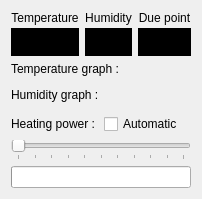
      <widget class="QWidget" name="tab_Weather">
       <attribute name="title">
        <string>Weather</string>
       </attribute>
       <layout class="QVBoxLayout" name="verticalLayout_5">
        <property name="sizeConstraint">
         <enum>QLayout::SetDefaultConstraint</enum>
        </property>
        <item>
         <layout class="QGridLayout" name="gridLayout_3">
          <property name="verticalSpacing">
           <number>3</number>
          </property>
          <item row="0" column="1">
           <widget class="QLabel" name="label_Humidity">
            <property name="text">
             <string>Humidity</string>
            </property>
            <property name="alignment">
             <set>Qt::AlignCenter</set>
            </property>
           </widget>
          </item>
          <item row="0" column="0">
           <widget class="QLabel" name="label_Temperature">
            <property name="text">
             <string>Temperature</string>
            </property>
            <property name="alignment">
             <set>Qt::AlignCenter</set>
            </property>
           </widget>
          </item>
          <item row="1" column="1">
           <widget class="QLabel" name="label_WeatherHumidity">
            <property name="palette">
             <palette>
              <active>
               <colorrole role="WindowText">
                <brush brushstyle="SolidPattern">
                 <color alpha="255">
                  <red>255</red>
                  <green>0</green>
                  <blue>0</blue>
                 </color>
                </brush>
               </colorrole>
               <colorrole role="Base">
                <brush brushstyle="SolidPattern">
                 <color alpha="255">
                  <red>255</red>
                  <green>255</green>
                  <blue>255</blue>
                 </color>
                </brush>
               </colorrole>
               <colorrole role="Window">
                <brush brushstyle="SolidPattern">
                 <color alpha="255">
                  <red>0</red>
                  <green>0</green>
                  <blue>0</blue>
                 </color>
                </brush>
               </colorrole>
              </active>
              <inactive>
               <colorrole role="WindowText">
                <brush brushstyle="SolidPattern">
                 <color alpha="255">
                  <red>255</red>
                  <green>0</green>
                  <blue>0</blue>
                 </color>
                </brush>
               </colorrole>
               <colorrole role="Base">
                <brush brushstyle="SolidPattern">
                 <color alpha="255">
                  <red>255</red>
                  <green>255</green>
                  <blue>255</blue>
                 </color>
                </brush>
               </colorrole>
               <colorrole role="Window">
                <brush brushstyle="SolidPattern">
                 <color alpha="255">
                  <red>0</red>
                  <green>0</green>
                  <blue>0</blue>
                 </color>
                </brush>
               </colorrole>
              </inactive>
              <disabled>
               <colorrole role="WindowText">
                <brush brushstyle="SolidPattern">
                 <color alpha="255">
                  <red>120</red>
                  <green>120</green>
                  <blue>120</blue>
                 </color>
                </brush>
               </colorrole>
               <colorrole role="Base">
                <brush brushstyle="SolidPattern">
                 <color alpha="255">
                  <red>0</red>
                  <green>0</green>
                  <blue>0</blue>
                 </color>
                </brush>
               </colorrole>
               <colorrole role="Window">
                <brush brushstyle="SolidPattern">
                 <color alpha="255">
                  <red>0</red>
                  <green>0</green>
                  <blue>0</blue>
                 </color>
                </brush>
               </colorrole>
              </disabled>
             </palette>
            </property>
            <property name="font">
             <font>
              <pointsize>18</pointsize>
             </font>
            </property>
            <property name="autoFillBackground">
             <bool>true</bool>
            </property>
            <property name="text">
             <string/>
            </property>
            <property name="alignment">
             <set>Qt::AlignRight|Qt::AlignTrailing|Qt::AlignVCenter</set>
            </property>
            <property name="margin">
             <number>3</number>
            </property>
           </widget>
          </item>
          <item row="1" column="0">
           <widget class="QLabel" name="label_WeatherTemperature">
            <property name="palette">
             <palette>
              <active>
               <colorrole role="WindowText">
                <brush brushstyle="SolidPattern">
                 <color alpha="255">
                  <red>255</red>
                  <green>0</green>
                  <blue>0</blue>
                 </color>
                </brush>
               </colorrole>
               <colorrole role="Base">
                <brush brushstyle="SolidPattern">
                 <color alpha="255">
                  <red>255</red>
                  <green>255</green>
                  <blue>255</blue>
                 </color>
                </brush>
               </colorrole>
               <colorrole role="Window">
                <brush brushstyle="SolidPattern">
                 <color alpha="255">
                  <red>0</red>
                  <green>0</green>
                  <blue>0</blue>
                 </color>
                </brush>
               </colorrole>
              </active>
              <inactive>
               <colorrole role="WindowText">
                <brush brushstyle="SolidPattern">
                 <color alpha="255">
                  <red>255</red>
                  <green>0</green>
                  <blue>0</blue>
                 </color>
                </brush>
               </colorrole>
               <colorrole role="Base">
                <brush brushstyle="SolidPattern">
                 <color alpha="255">
                  <red>255</red>
                  <green>255</green>
                  <blue>255</blue>
                 </color>
                </brush>
               </colorrole>
               <colorrole role="Window">
                <brush brushstyle="SolidPattern">
                 <color alpha="255">
                  <red>0</red>
                  <green>0</green>
                  <blue>0</blue>
                 </color>
                </brush>
               </colorrole>
              </inactive>
              <disabled>
               <colorrole role="WindowText">
                <brush brushstyle="SolidPattern">
                 <color alpha="255">
                  <red>120</red>
                  <green>120</green>
                  <blue>120</blue>
                 </color>
                </brush>
               </colorrole>
               <colorrole role="Base">
                <brush brushstyle="SolidPattern">
                 <color alpha="255">
                  <red>0</red>
                  <green>0</green>
                  <blue>0</blue>
                 </color>
                </brush>
               </colorrole>
               <colorrole role="Window">
                <brush brushstyle="SolidPattern">
                 <color alpha="255">
                  <red>0</red>
                  <green>0</green>
                  <blue>0</blue>
                 </color>
                </brush>
               </colorrole>
              </disabled>
             </palette>
            </property>
            <property name="font">
             <font>
              <pointsize>18</pointsize>
             </font>
            </property>
            <property name="autoFillBackground">
             <bool>true</bool>
            </property>
            <property name="text">
             <string/>
            </property>
            <property name="alignment">
             <set>Qt::AlignRight|Qt::AlignTrailing|Qt::AlignVCenter</set>
            </property>
            <property name="margin">
             <number>3</number>
            </property>
           </widget>
          </item>
          <item row="0" column="2">
           <widget class="QLabel" name="label_dewPoint">
            <property name="text">
             <string>Due point</string>
            </property>
            <property name="alignment">
             <set>Qt::AlignCenter</set>
            </property>
           </widget>
          </item>
          <item row="1" column="2">
           <widget class="QLabel" name="label_WeatherDewPoint">
            <property name="palette">
             <palette>
              <active>
               <colorrole role="WindowText">
                <brush brushstyle="SolidPattern">
                 <color alpha="255">
                  <red>255</red>
                  <green>0</green>
                  <blue>0</blue>
                 </color>
                </brush>
               </colorrole>
               <colorrole role="Base">
                <brush brushstyle="SolidPattern">
                 <color alpha="255">
                  <red>255</red>
                  <green>255</green>
                  <blue>255</blue>
                 </color>
                </brush>
               </colorrole>
               <colorrole role="Window">
                <brush brushstyle="SolidPattern">
                 <color alpha="255">
                  <red>0</red>
                  <green>0</green>
                  <blue>0</blue>
                 </color>
                </brush>
               </colorrole>
              </active>
              <inactive>
               <colorrole role="WindowText">
                <brush brushstyle="SolidPattern">
                 <color alpha="255">
                  <red>255</red>
                  <green>0</green>
                  <blue>0</blue>
                 </color>
                </brush>
               </colorrole>
               <colorrole role="Base">
                <brush brushstyle="SolidPattern">
                 <color alpha="255">
                  <red>255</red>
                  <green>255</green>
                  <blue>255</blue>
                 </color>
                </brush>
               </colorrole>
               <colorrole role="Window">
                <brush brushstyle="SolidPattern">
                 <color alpha="255">
                  <red>0</red>
                  <green>0</green>
                  <blue>0</blue>
                 </color>
                </brush>
               </colorrole>
              </inactive>
              <disabled>
               <colorrole role="WindowText">
                <brush brushstyle="SolidPattern">
                 <color alpha="255">
                  <red>120</red>
                  <green>120</green>
                  <blue>120</blue>
                 </color>
                </brush>
               </colorrole>
               <colorrole role="Base">
                <brush brushstyle="SolidPattern">
                 <color alpha="255">
                  <red>0</red>
                  <green>0</green>
                  <blue>0</blue>
                 </color>
                </brush>
               </colorrole>
               <colorrole role="Window">
                <brush brushstyle="SolidPattern">
                 <color alpha="255">
                  <red>0</red>
                  <green>0</green>
                  <blue>0</blue>
                 </color>
                </brush>
               </colorrole>
              </disabled>
             </palette>
            </property>
            <property name="font">
             <font>
              <pointsize>18</pointsize>
             </font>
            </property>
            <property name="autoFillBackground">
             <bool>true</bool>
            </property>
            <property name="text">
             <string/>
            </property>
            <property name="alignment">
             <set>Qt::AlignRight|Qt::AlignTrailing|Qt::AlignVCenter</set>
            </property>
            <property name="margin">
             <number>3</number>
            </property>
           </widget>
          </item>
         </layout>
        </item>
        <item>
         <widget class="QLabel" name="label_temperatureGraph">
          <property name="text">
           <string>Temperature graph :</string>
          </property>
         </widget>
        </item>
        <item>
         <widget class="WeatherGraph" name="frameTemperatureGraph">
          <property name="sizePolicy">
           <sizepolicy hsizetype="MinimumExpanding" vsizetype="MinimumExpanding">
            <horstretch>0</horstretch>
            <verstretch>0</verstretch>
           </sizepolicy>
          </property>
          <property name="palette">
           <palette>
            <active>
             <colorrole role="Base">
              <brush brushstyle="SolidPattern">
               <color alpha="255">
                <red>255</red>
                <green>255</green>
                <blue>255</blue>
               </color>
              </brush>
             </colorrole>
             <colorrole role="Window">
              <brush brushstyle="SolidPattern">
               <color alpha="255">
                <red>0</red>
                <green>0</green>
                <blue>0</blue>
               </color>
              </brush>
             </colorrole>
            </active>
            <inactive>
             <colorrole role="Base">
              <brush brushstyle="SolidPattern">
               <color alpha="255">
                <red>255</red>
                <green>255</green>
                <blue>255</blue>
               </color>
              </brush>
             </colorrole>
             <colorrole role="Window">
              <brush brushstyle="SolidPattern">
               <color alpha="255">
                <red>0</red>
                <green>0</green>
                <blue>0</blue>
               </color>
              </brush>
             </colorrole>
            </inactive>
            <disabled>
             <colorrole role="Base">
              <brush brushstyle="SolidPattern">
               <color alpha="255">
                <red>0</red>
                <green>0</green>
                <blue>0</blue>
               </color>
              </brush>
             </colorrole>
             <colorrole role="Window">
              <brush brushstyle="SolidPattern">
               <color alpha="255">
                <red>0</red>
                <green>0</green>
                <blue>0</blue>
               </color>
              </brush>
             </colorrole>
            </disabled>
           </palette>
          </property>
          <property name="cursor">
           <cursorShape>CrossCursor</cursorShape>
          </property>
          <property name="mouseTracking">
           <bool>true</bool>
          </property>
          <property name="autoFillBackground">
           <bool>true</bool>
          </property>
          <property name="frameShape">
           <enum>QFrame::Panel</enum>
          </property>
          <property name="frameShadow">
           <enum>QFrame::Sunken</enum>
          </property>
         </widget>
        </item>
        <item>
         <widget class="QLabel" name="label_humidityGraph">
          <property name="text">
           <string>Humidity graph :</string>
          </property>
         </widget>
        </item>
        <item>
         <widget class="WeatherGraph" name="frameHumidityGraph">
          <property name="sizePolicy">
           <sizepolicy hsizetype="MinimumExpanding" vsizetype="MinimumExpanding">
            <horstretch>0</horstretch>
            <verstretch>0</verstretch>
           </sizepolicy>
          </property>
          <property name="palette">
           <palette>
            <active>
             <colorrole role="Base">
              <brush brushstyle="SolidPattern">
               <color alpha="255">
                <red>255</red>
                <green>255</green>
                <blue>255</blue>
               </color>
              </brush>
             </colorrole>
             <colorrole role="Window">
              <brush brushstyle="SolidPattern">
               <color alpha="255">
                <red>0</red>
                <green>0</green>
                <blue>0</blue>
               </color>
              </brush>
             </colorrole>
            </active>
            <inactive>
             <colorrole role="Base">
              <brush brushstyle="SolidPattern">
               <color alpha="255">
                <red>255</red>
                <green>255</green>
                <blue>255</blue>
               </color>
              </brush>
             </colorrole>
             <colorrole role="Window">
              <brush brushstyle="SolidPattern">
               <color alpha="255">
                <red>0</red>
                <green>0</green>
                <blue>0</blue>
               </color>
              </brush>
             </colorrole>
            </inactive>
            <disabled>
             <colorrole role="Base">
              <brush brushstyle="SolidPattern">
               <color alpha="255">
                <red>0</red>
                <green>0</green>
                <blue>0</blue>
               </color>
              </brush>
             </colorrole>
             <colorrole role="Window">
              <brush brushstyle="SolidPattern">
               <color alpha="255">
                <red>0</red>
                <green>0</green>
                <blue>0</blue>
               </color>
              </brush>
             </colorrole>
            </disabled>
           </palette>
          </property>
          <property name="mouseTracking">
           <bool>true</bool>
          </property>
          <property name="autoFillBackground">
           <bool>true</bool>
          </property>
          <property name="frameShape">
           <enum>QFrame::Panel</enum>
          </property>
          <property name="frameShadow">
           <enum>QFrame::Sunken</enum>
          </property>
         </widget>
        </item>
        <item>
         <layout class="QHBoxLayout" name="horizontalLayout_2">
          <item>
           <widget class="QLabel" name="label_heatingPower">
            <property name="locale">
             <locale language="French" country="France"/>
            </property>
            <property name="text">
             <string>Heating power :</string>
            </property>
           </widget>
          </item>
          <item>
           <widget class="QCheckBox" name="checkBox_automaticPower">
            <property name="text">
             <string>Automatic</string>
            </property>
           </widget>
          </item>
         </layout>
        </item>
        <item>
         <widget class="QSlider" name="horizontalSlider">
          <property name="maximum">
           <number>100</number>
          </property>
          <property name="singleStep">
           <number>10</number>
          </property>
          <property name="pageStep">
           <number>50</number>
          </property>
          <property name="orientation">
           <enum>Qt::Horizontal</enum>
          </property>
          <property name="tickPosition">
           <enum>QSlider::TicksBelow</enum>
          </property>
         </widget>
        </item>
        <item>
         <widget class="QProgressBar" name="progressBar_heatingPower">
          <property name="value">
           <number>0</number>
          </property>
          <property name="textVisible">
           <bool>false</bool>
          </property>
          <property name="invertedAppearance">
           <bool>false</bool>
          </property>
         </widget>
        </item>
       </layout>
      </widget>
